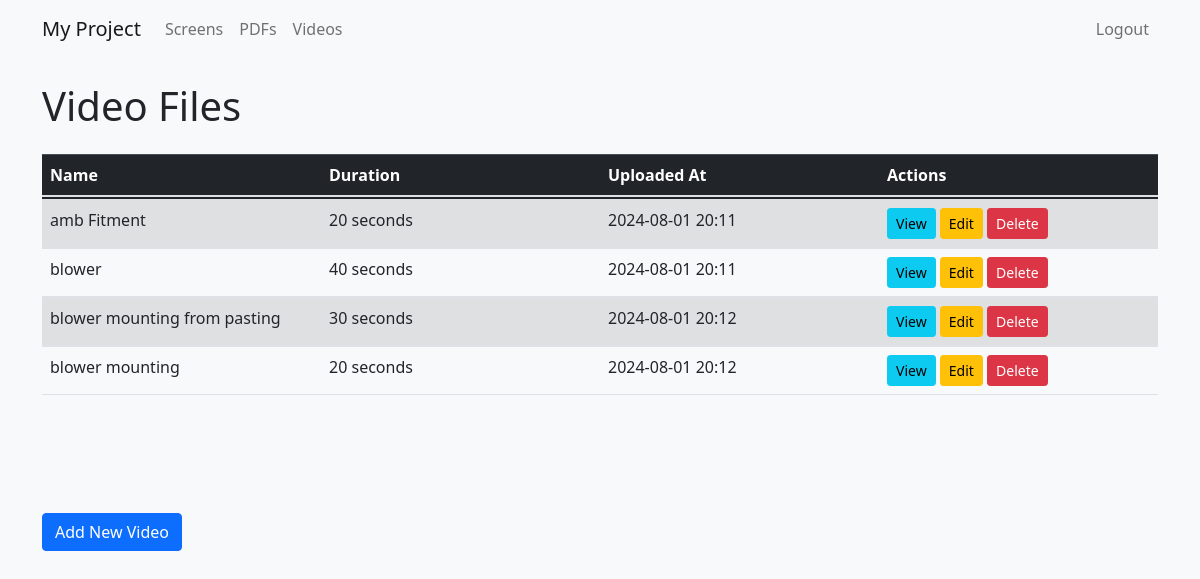
/videos/ (signed in), run on the app's committed database.
### screen_app/models.py (models this page shows, shortened)
class VideoFile(models.Model):
    video_duration = models.IntegerField(default=20,help_text="Duration of video in seconds")
    video_name = models.CharField(max_length=100,default='TA100-70020' ,help_text="Name of Media file")
    video_file = models.FileField(upload_to='static/media/Videos_files/')
    uploaded_at = models.DateTimeField(default=timezone.now)

### screen_app/views.py (the view)
# urls.py: path('videos/', views.VideoFileListView.as_view(), name='video_list'),
@staff_member_required_cbv
class VideoFileListView(ListView):
    model = VideoFile
    template_name = 'videos/video_list.html'
    context_object_name = 'videos'
    paginate_by = 10  # Number of items per page

### screen_app/templates/videos/video_list.html
{% extends 'base.html' %} {% block title %}Video Files{% endblock %}
{% block content %}
<h1 class="mb-4">Video Files</h1>
<div class="table-responsive">
  <table class="table table-striped table-hover table-fixed">
    <thead class="table-dark">
      <tr>
        <th>Name</th>
        <th>Duration</th>
        <th>Uploaded At</th>
        <th>Actions</th>
      </tr>
    </thead>
    <tbody>
      {% for video in videos %}
      <tr>
        <td>{{ video.video_name }}</td>
        <td>{{ video.video_duration }} seconds</td>
        <td>{{ video.uploaded_at|date:"Y-m-d H:i" }}</td>
        <td>
          <a
            href="{% url 'video_detail' video.pk %}"
            class="btn btn-sm btn-info"
            >View</a
          >
          <a
            href="{% url 'video_update' video.pk %}"
            class="btn btn-sm btn-warning"
            >Edit</a
          >
          <a
            href="{% url 'video_delete' video.pk %}"
            class="btn btn-sm btn-danger"
            >Delete</a
          >
        </td>
      </tr>
      {% empty %}
      <tr>
        <td colspan="4">No video files available.</td>
      </tr>
      {% endfor %}
    </tbody>
  </table>
</div>
<a href="{% url 'video_create' %}" class="btn btn-primary">Add New Video</a>
{% endblock %}

### static/css/style.css (style rules this page uses)
body { background-color: #f8f9fa; }

### templates/base.html (style rules this page uses)
.table-fixed tbody { display: block; height: 300px; overflow-y: auto; }
.table-fixed thead, .table-fixed tbody tr { display: table; width: 100%; table-layout: fixed; }

### data on the page
VideoFile: video_name "amb Fitment", video_duration "20", uploaded_at "2024-08-01 20:11"
VideoFile: video_name "blower", video_duration "40", uploaded_at "2024-08-01 20:11"
VideoFile: video_name "blower mounting from pasting", video_duration "30", uploaded_at "2024-08-01 20:12"
VideoFile: video_name "blower mounting", video_duration "20", uploaded_at "2024-08-01 20:12"
